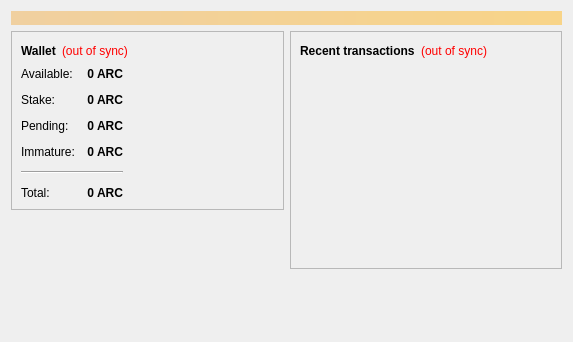
<?xml version="1.0" encoding="UTF-8"?>
<ui version="4.0">
 <class>OverviewPage</class>
 <widget class="QWidget" name="OverviewPage">
  <property name="geometry">
   <rect>
    <x>0</x>
    <y>0</y>
    <width>573</width>
    <height>342</height>
   </rect>
  </property>
  <property name="windowTitle">
   <string>Form</string>
  </property>
  <layout class="QVBoxLayout" name="topLayout">
   <item>
    <widget class="QLabel" name="labelAlerts">
     <property name="visible">
      <bool>false</bool>
     </property>
     <property name="styleSheet">
      <string notr="true">background-color: qlineargradient(x1: 0, y1: 0, x2: 1, y2: 0, stop:0 #F0D0A0, stop:1 #F8D488); color:#000000;</string>
     </property>
     <property name="wordWrap">
      <bool>true</bool>
     </property>
     <property name="margin">
      <number>3</number>
     </property>
    </widget>
   </item>
   <item>
    <layout class="QHBoxLayout" name="horizontalLayout" stretch="1,1">
     <item>
      <layout class="QVBoxLayout" name="verticalLayout_2">
       <item>
        <widget class="QFrame" name="frame">
         <property name="frameShape">
          <enum>QFrame::StyledPanel</enum>
         </property>
         <property name="frameShadow">
          <enum>QFrame::Raised</enum>
         </property>
         <layout class="QVBoxLayout" name="verticalLayout_4">
          <item>
           <layout class="QHBoxLayout" name="horizontalLayout_4">
            <item>
             <widget class="QLabel" name="label_5">
              <property name="font">
               <font>
                <weight>75</weight>
                <bold>true</bold>
               </font>
              </property>
              <property name="text">
               <string>Wallet</string>
              </property>
             </widget>
            </item>
            <item>
             <widget class="QLabel" name="labelWalletStatus">
              <property name="toolTip">
               <string>The displayed information may be out of date. Your wallet automatically synchronizes with the Arepacoin network after a connection is established, but this process has not completed yet.</string>
              </property>
              <property name="styleSheet">
               <string notr="true">QLabel { color: red; }</string>
              </property>
              <property name="text">
               <string notr="true">(out of sync)</string>
              </property>
              <property name="alignment">
               <set>Qt::AlignLeading|Qt::AlignLeft|Qt::AlignVCenter</set>
              </property>
             </widget>
            </item>
            <item>
             <spacer name="horizontalSpacer_2">
              <property name="orientation">
               <enum>Qt::Horizontal</enum>
              </property>
              <property name="sizeHint" stdset="0">
               <size>
                <width>40</width>
                <height>20</height>
               </size>
              </property>
             </spacer>
            </item>
           </layout>
          </item>
          <item>
          <layout class="QHBoxLayout" name="horizontalLayout_3">
           <item>
           <layout class="QFormLayout" name="formLayout_2">
            <property name="fieldGrowthPolicy">
             <enum>QFormLayout::AllNonFixedFieldsGrow</enum>
            </property>
            <property name="horizontalSpacing">
             <number>12</number>
            </property>
            <property name="verticalSpacing">
             <number>12</number>
            </property>
            <item row="0" column="0">
             <widget class="QLabel" name="label">
              <property name="text">
               <string>Available:</string>
              </property>
             </widget>
            </item>
            <item row="0" column="1">
             <widget class="QLabel" name="labelBalance">
              <property name="font">
               <font>
                <weight>75</weight>
                <bold>true</bold>
               </font>
              </property>
              <property name="cursor">
               <cursorShape>IBeamCursor</cursorShape>
              </property>
              <property name="toolTip">
               <string>Your current spendable balance</string>
              </property>
              <property name="text">
               <string notr="true">0 ARC</string>
              </property>
              <property name="alignment">
               <set>Qt::AlignRight|Qt::AlignTrailing|Qt::AlignVCenter</set>
              </property>
              <property name="textInteractionFlags">
               <set>Qt::LinksAccessibleByMouse|Qt::TextSelectableByKeyboard|Qt::TextSelectableByMouse</set>
              </property>
             </widget>
            </item>
            <item row="1" column="0">
             <widget class="QLabel" name="labelStakeText">
              <property name="text">
               <string>Stake:</string>
              </property>
             </widget>
            </item>
            <item row="1" column="1">
             <widget class="QLabel" name="labelStake">
              <property name="font">
               <font>
                <weight>75</weight>
                <bold>true</bold>
               </font>
              </property>
              <property name="cursor">
               <cursorShape>IBeamCursor</cursorShape>
              </property>
              <property name="toolTip">
               <string>Total of coins that were staked and do not yet count toward the current balance</string>
              </property>
              <property name="text">
               <string notr="true">0 ARC</string>
              </property>
              <property name="alignment">
               <set>Qt::AlignRight|Qt::AlignTrailing|Qt::AlignVCenter</set>
              </property>
              <property name="textInteractionFlags">
               <set>Qt::LinksAccessibleByMouse|Qt::TextSelectableByKeyboard|Qt::TextSelectableByMouse</set>
              </property>
             </widget>
            </item>
            <item row="2" column="0">
             <widget class="QLabel" name="label_3">
              <property name="text">
               <string>Pending:</string>
              </property>
             </widget>
            </item>
            <item row="2" column="1">
             <widget class="QLabel" name="labelUnconfirmed">
              <property name="font">
               <font>
                <weight>75</weight>
                <bold>true</bold>
               </font>
              </property>
              <property name="cursor">
               <cursorShape>IBeamCursor</cursorShape>
              </property>
              <property name="toolTip">
               <string>Total of transactions that have yet to be confirmed, and do not yet count toward the spendable balance</string>
              </property>
              <property name="text">
               <string notr="true">0 ARC</string>
              </property>
              <property name="alignment">
               <set>Qt::AlignRight|Qt::AlignTrailing|Qt::AlignVCenter</set>
              </property>
              <property name="textInteractionFlags">
               <set>Qt::LinksAccessibleByMouse|Qt::TextSelectableByKeyboard|Qt::TextSelectableByMouse</set>
              </property>
             </widget>
            </item>
            <item row="3" column="0">
             <widget class="QLabel" name="labelImmatureText">
              <property name="text">
               <string>Immature:</string>
              </property>
             </widget>
            </item>
            <item row="3" column="1">
             <widget class="QLabel" name="labelImmature">
              <property name="font">
               <font>
                <weight>75</weight>
                <bold>true</bold>
               </font>
              </property>
              <property name="toolTip">
               <string>Mined balance that has not yet matured</string>
              </property>
              <property name="text">
               <string notr="true">0 ARC</string>
              </property>
              <property name="alignment">
               <set>Qt::AlignRight|Qt::AlignTrailing|Qt::AlignVCenter</set>
              </property>
              <property name="textInteractionFlags">
               <set>Qt::LinksAccessibleByMouse|Qt::TextSelectableByKeyboard|Qt::TextSelectableByMouse</set>
              </property>
             </widget>
            </item>
            <item row="5" column="0">
             <widget class="QLabel" name="labelTotalText">
              <property name="text">
               <string>Total:</string>
              </property>
             </widget>
            </item>
            <item row="5" column="1">
             <widget class="QLabel" name="labelTotal">
              <property name="font">
               <font>
                <weight>75</weight>
                <bold>true</bold>
               </font>
              </property>
              <property name="cursor">
               <cursorShape>IBeamCursor</cursorShape>
              </property>
              <property name="toolTip">
               <string>Your current total balance</string>
              </property>
              <property name="text">
               <string notr="true">0 ARC</string>
              </property>
              <property name="alignment">
               <set>Qt::AlignRight|Qt::AlignTrailing|Qt::AlignVCenter</set>
              </property>
              <property name="textInteractionFlags">
               <set>Qt::LinksAccessibleByMouse|Qt::TextSelectableByKeyboard|Qt::TextSelectableByMouse</set>
              </property>
             </widget>
            </item>
            <item row="4" column="0" colspan="2">
             <widget class="Line" name="line">
              <property name="orientation">
               <enum>Qt::Horizontal</enum>
              </property>
             </widget>
            </item>
           </layout>
          </item>
            <item>
             <spacer name="horizontalSpacer_3">
              <property name="orientation">
               <enum>Qt::Horizontal</enum>
              </property>
              <property name="sizeHint" stdset="0">
               <size>
                <width>40</width>
                <height>20</height>
               </size>
              </property>
             </spacer>
            </item>
           </layout>
          </item>
         </layout>
        </widget>
       </item>
       <item>
        <spacer name="verticalSpacer">
         <property name="orientation">
          <enum>Qt::Vertical</enum>
         </property>
         <property name="sizeHint" stdset="0">
          <size>
           <width>20</width>
           <height>40</height>
          </size>
         </property>
        </spacer>
       </item>
      </layout>
     </item>
     <item>
      <layout class="QVBoxLayout" name="verticalLayout_3">
       <item>
        <widget class="QFrame" name="frame_2">
         <property name="frameShape">
          <enum>QFrame::StyledPanel</enum>
         </property>
         <property name="frameShadow">
          <enum>QFrame::Raised</enum>
         </property>
         <layout class="QVBoxLayout" name="verticalLayout">
          <item>
           <layout class="QHBoxLayout" name="horizontalLayout_2">
            <item>
             <widget class="QLabel" name="label_4">
              <property name="text">
               <string>&lt;b&gt;Recent transactions&lt;/b&gt;</string>
              </property>
             </widget>
            </item>
            <item>
             <widget class="QLabel" name="labelTransactionsStatus">
              <property name="toolTip">
               <string>The displayed information may be out of date. Your wallet automatically synchronizes with the Arepacoin network after a connection is established, but this process has not completed yet.</string>
              </property>
              <property name="styleSheet">
               <string notr="true">QLabel { color: red; }</string>
              </property>
              <property name="text">
               <string notr="true">(out of sync)</string>
              </property>
              <property name="alignment">
               <set>Qt::AlignRight|Qt::AlignTrailing|Qt::AlignVCenter</set>
              </property>
             </widget>
            </item>
            <item>
             <spacer name="horizontalSpacer">
              <property name="orientation">
               <enum>Qt::Horizontal</enum>
              </property>
              <property name="sizeHint" stdset="0">
               <size>
                <width>40</width>
                <height>20</height>
               </size>
              </property>
             </spacer>
            </item>
           </layout>
          </item>
          <item>
           <widget class="QListView" name="listTransactions">
            <property name="styleSheet">
             <string notr="true">QListView { background: transparent; }</string>
            </property>
            <property name="frameShape">
             <enum>QFrame::NoFrame</enum>
            </property>
            <property name="verticalScrollBarPolicy">
             <enum>Qt::ScrollBarAlwaysOff</enum>
            </property>
            <property name="horizontalScrollBarPolicy">
             <enum>Qt::ScrollBarAlwaysOff</enum>
            </property>
            <property name="selectionMode">
             <enum>QAbstractItemView::NoSelection</enum>
            </property>
           </widget>
          </item>
         </layout>
        </widget>
       </item>
       <item>
        <spacer name="verticalSpacer_2">
         <property name="orientation">
          <enum>Qt::Vertical</enum>
         </property>
         <property name="sizeHint" stdset="0">
          <size>
           <width>20</width>
           <height>40</height>
          </size>
         </property>
        </spacer>
       </item>
      </layout>
     </item>
    </layout>
   </item>
  </layout>
 </widget>
 <resources/>
 <connections/>
</ui>
